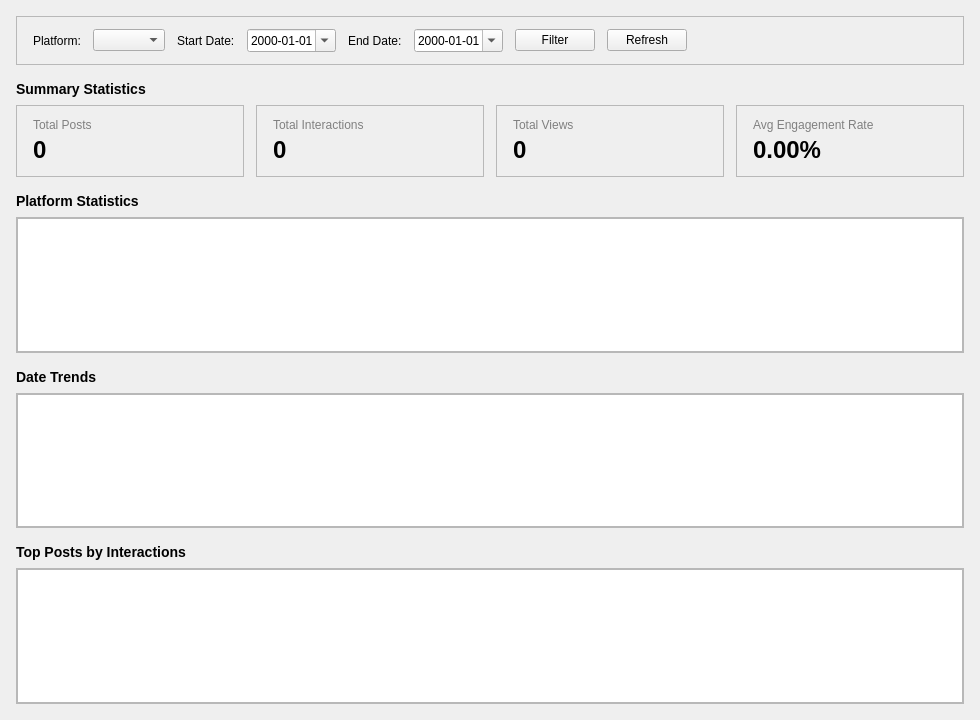
<?xml version="1.0" encoding="UTF-8"?>
<ui version="4.0">
 <class>AnalyticsPage</class>
 <widget class="QWidget" name="AnalyticsPage">
  <property name="geometry">
   <rect>
    <x>0</x>
    <y>0</y>
    <width>980</width>
    <height>720</height>
   </rect>
  </property>
  <property name="windowTitle">
   <string>Analytics</string>
  </property>

  <layout class="QVBoxLayout" name="rootLayout">
   <property name="spacing">
    <number>16</number>
   </property>
   <property name="leftMargin">
    <number>16</number>
   </property>
   <property name="topMargin">
    <number>16</number>
   </property>
   <property name="rightMargin">
    <number>16</number>
   </property>
   <property name="bottomMargin">
    <number>16</number>
   </property>

   <item>
    <widget class="QFrame" name="filterFrame">
     <property name="frameShape">
      <enum>QFrame::StyledPanel</enum>
     </property>
     <property name="frameShadow">
      <enum>QFrame::Raised</enum>
     </property>

     <layout class="QHBoxLayout" name="filterLayout">
      <property name="leftMargin">
       <number>16</number>
      </property>
      <property name="topMargin">
       <number>12</number>
      </property>
      <property name="rightMargin">
       <number>16</number>
      </property>
      <property name="bottomMargin">
       <number>12</number>
      </property>
      <property name="spacing">
       <number>12</number>
      </property>

      <item>
       <widget class="QLabel" name="platformLabel">
        <property name="text">
         <string>Platform:</string>
        </property>
       </widget>
      </item>

      <item>
       <widget class="QComboBox" name="platformComboBox">
        <property name="minimumWidth">
         <number>140</number>
        </property>
       </widget>
      </item>

      <item>
       <widget class="QLabel" name="startDateLabel">
        <property name="text">
         <string>Start Date:</string>
        </property>
       </widget>
      </item>

      <item>
       <widget class="QDateEdit" name="startDateEdit">
        <property name="displayFormat">
         <string>yyyy-MM-dd</string>
        </property>
        <property name="calendarPopup">
         <bool>true</bool>
        </property>
       </widget>
      </item>

      <item>
       <widget class="QLabel" name="endDateLabel">
        <property name="text">
         <string>End Date:</string>
        </property>
       </widget>
      </item>

      <item>
       <widget class="QDateEdit" name="endDateEdit">
        <property name="displayFormat">
         <string>yyyy-MM-dd</string>
        </property>
        <property name="calendarPopup">
         <bool>true</bool>
        </property>
       </widget>
      </item>

      <item>
       <widget class="QPushButton" name="filterButton">
        <property name="text">
         <string>Filter</string>
        </property>
        <property name="minimumWidth">
         <number>70</number>
        </property>
       </widget>
      </item>

      <item>
       <widget class="QPushButton" name="refreshButton">
        <property name="text">
         <string>Refresh</string>
        </property>
        <property name="minimumWidth">
         <number>70</number>
        </property>
       </widget>
      </item>

      <item>
       <spacer name="filterSpacer">
        <property name="orientation">
         <enum>Qt::Horizontal</enum>
        </property>
        <property name="sizeHint" stdset="0">
         <size>
          <width>40</width>
          <height>20</height>
         </size>
        </property>
       </spacer>
      </item>
     </layout>
    </widget>
   </item>

   <item>
    <widget class="QWidget" name="summaryWidget">
     <layout class="QVBoxLayout" name="summaryWidgetLayout">
      <property name="spacing">
       <number>8</number>
      </property>
      <property name="leftMargin">
       <number>0</number>
      </property>
      <property name="topMargin">
       <number>0</number>
      </property>
      <property name="rightMargin">
       <number>0</number>
      </property>
      <property name="bottomMargin">
       <number>0</number>
      </property>

      <item>
       <widget class="QLabel" name="summaryTitle">
        <property name="text">
         <string>Summary Statistics</string>
        </property>
        <property name="styleSheet">
         <string notr="true">font-weight: bold; font-size: 14px;</string>
        </property>
       </widget>
      </item>

      <item>
       <layout class="QHBoxLayout" name="summaryCardsLayout">
        <property name="leftMargin">
         <number>0</number>
        </property>
        <property name="topMargin">
         <number>0</number>
        </property>
        <property name="rightMargin">
         <number>0</number>
        </property>
        <property name="bottomMargin">
         <number>0</number>
        </property>
        <property name="spacing">
         <number>12</number>
        </property>

        <item>
         <widget class="QFrame" name="totalPostsCard">
          <property name="frameShape">
           <enum>QFrame::StyledPanel</enum>
          </property>
          <property name="frameShadow">
           <enum>QFrame::Raised</enum>
          </property>

          <layout class="QVBoxLayout" name="totalPostsCardLayout">
           <property name="leftMargin">
            <number>16</number>
           </property>
           <property name="topMargin">
            <number>12</number>
           </property>
           <property name="rightMargin">
            <number>16</number>
           </property>
           <property name="bottomMargin">
            <number>12</number>
           </property>
           <property name="spacing">
            <number>4</number>
           </property>

           <item>
            <widget class="QLabel" name="totalPostsLabel">
             <property name="text">
              <string>Total Posts</string>
             </property>
             <property name="styleSheet">
              <string notr="true">font-size: 12px; color: gray;</string>
             </property>
            </widget>
           </item>

           <item>
            <widget class="QLabel" name="totalPostsValue">
             <property name="text">
              <string>0</string>
             </property>
             <property name="styleSheet">
              <string notr="true">font-size: 24px; font-weight: bold;</string>
             </property>
            </widget>
           </item>
          </layout>
         </widget>
        </item>

        <item>
         <widget class="QFrame" name="totalInteractionsCard">
          <property name="frameShape">
           <enum>QFrame::StyledPanel</enum>
          </property>
          <property name="frameShadow">
           <enum>QFrame::Raised</enum>
          </property>

          <layout class="QVBoxLayout" name="totalInteractionsCardLayout">
           <property name="leftMargin">
            <number>16</number>
           </property>
           <property name="topMargin">
            <number>12</number>
           </property>
           <property name="rightMargin">
            <number>16</number>
           </property>
           <property name="bottomMargin">
            <number>12</number>
           </property>
           <property name="spacing">
            <number>4</number>
           </property>

           <item>
            <widget class="QLabel" name="totalInteractionsLabel">
             <property name="text">
              <string>Total Interactions</string>
             </property>
             <property name="styleSheet">
              <string notr="true">font-size: 12px; color: gray;</string>
             </property>
            </widget>
           </item>

           <item>
            <widget class="QLabel" name="totalInteractionsValue">
             <property name="text">
              <string>0</string>
             </property>
             <property name="styleSheet">
              <string notr="true">font-size: 24px; font-weight: bold;</string>
             </property>
            </widget>
           </item>
          </layout>
         </widget>
        </item>

        <item>
         <widget class="QFrame" name="totalViewsCard">
          <property name="frameShape">
           <enum>QFrame::StyledPanel</enum>
          </property>
          <property name="frameShadow">
           <enum>QFrame::Raised</enum>
          </property>

          <layout class="QVBoxLayout" name="totalViewsCardLayout">
           <property name="leftMargin">
            <number>16</number>
           </property>
           <property name="topMargin">
            <number>12</number>
           </property>
           <property name="rightMargin">
            <number>16</number>
           </property>
           <property name="bottomMargin">
            <number>12</number>
           </property>
           <property name="spacing">
            <number>4</number>
           </property>

           <item>
            <widget class="QLabel" name="totalViewsLabel">
             <property name="text">
              <string>Total Views</string>
             </property>
             <property name="styleSheet">
              <string notr="true">font-size: 12px; color: gray;</string>
             </property>
            </widget>
           </item>

           <item>
            <widget class="QLabel" name="totalViewsValue">
             <property name="text">
              <string>0</string>
             </property>
             <property name="styleSheet">
              <string notr="true">font-size: 24px; font-weight: bold;</string>
             </property>
            </widget>
           </item>
          </layout>
         </widget>
        </item>

        <item>
         <widget class="QFrame" name="avgEngagementCard">
          <property name="frameShape">
           <enum>QFrame::StyledPanel</enum>
          </property>
          <property name="frameShadow">
           <enum>QFrame::Raised</enum>
          </property>

          <layout class="QVBoxLayout" name="avgEngagementCardLayout">
           <property name="leftMargin">
            <number>16</number>
           </property>
           <property name="topMargin">
            <number>12</number>
           </property>
           <property name="rightMargin">
            <number>16</number>
           </property>
           <property name="bottomMargin">
            <number>12</number>
           </property>
           <property name="spacing">
            <number>4</number>
           </property>

           <item>
            <widget class="QLabel" name="avgEngagementLabel">
             <property name="text">
              <string>Avg Engagement Rate</string>
             </property>
             <property name="styleSheet">
              <string notr="true">font-size: 12px; color: gray;</string>
             </property>
            </widget>
           </item>

           <item>
            <widget class="QLabel" name="avgEngagementValue">
             <property name="text">
              <string>0.00%</string>
             </property>
             <property name="styleSheet">
              <string notr="true">font-size: 24px; font-weight: bold;</string>
             </property>
            </widget>
           </item>
          </layout>
         </widget>
        </item>
       </layout>
      </item>
     </layout>
    </widget>
   </item>

   <item>
    <widget class="QWidget" name="platformWidget">
     <layout class="QVBoxLayout" name="platformWidgetLayout">
      <property name="spacing">
       <number>8</number>
      </property>
      <property name="leftMargin">
       <number>0</number>
      </property>
      <property name="topMargin">
       <number>0</number>
      </property>
      <property name="rightMargin">
       <number>0</number>
      </property>
      <property name="bottomMargin">
       <number>0</number>
      </property>

      <item>
       <widget class="QLabel" name="platformTitle">
        <property name="text">
         <string>Platform Statistics</string>
        </property>
        <property name="styleSheet">
         <string notr="true">font-weight: bold; font-size: 14px;</string>
        </property>
       </widget>
      </item>

      <item>
       <widget class="QFrame" name="platformFrame">
        <property name="frameShape">
         <enum>QFrame::StyledPanel</enum>
        </property>
        <property name="frameShadow">
         <enum>QFrame::Raised</enum>
        </property>

        <layout class="QVBoxLayout" name="platformFrameLayout">
         <property name="leftMargin">
          <number>0</number>
         </property>
         <property name="topMargin">
          <number>0</number>
         </property>
         <property name="rightMargin">
          <number>0</number>
         </property>
         <property name="bottomMargin">
          <number>0</number>
         </property>

         <item>
          <widget class="QTableWidget" name="platformTable">
           <property name="minimumHeight">
            <number>150</number>
           </property>
           <property name="alternatingRowColors">
            <bool>true</bool>
           </property>
          </widget>
         </item>
        </layout>
       </widget>
      </item>
     </layout>
    </widget>
   </item>

   <item>
    <widget class="QWidget" name="trendWidget">
     <layout class="QVBoxLayout" name="trendWidgetLayout">
      <property name="spacing">
       <number>8</number>
      </property>
      <property name="leftMargin">
       <number>0</number>
      </property>
      <property name="topMargin">
       <number>0</number>
      </property>
      <property name="rightMargin">
       <number>0</number>
      </property>
      <property name="bottomMargin">
       <number>0</number>
      </property>

      <item>
       <widget class="QLabel" name="trendTitle">
        <property name="text">
         <string>Date Trends</string>
        </property>
        <property name="styleSheet">
         <string notr="true">font-weight: bold; font-size: 14px;</string>
        </property>
       </widget>
      </item>

      <item>
       <widget class="QFrame" name="trendFrame">
        <property name="frameShape">
         <enum>QFrame::StyledPanel</enum>
        </property>
        <property name="frameShadow">
         <enum>QFrame::Raised</enum>
        </property>

        <layout class="QVBoxLayout" name="trendFrameLayout">
         <property name="leftMargin">
          <number>0</number>
         </property>
         <property name="topMargin">
          <number>0</number>
         </property>
         <property name="rightMargin">
          <number>0</number>
         </property>
         <property name="bottomMargin">
          <number>0</number>
         </property>

         <item>
          <widget class="QTableWidget" name="trendTable">
           <property name="minimumHeight">
            <number>150</number>
           </property>
           <property name="alternatingRowColors">
            <bool>true</bool>
           </property>
          </widget>
         </item>
        </layout>
       </widget>
      </item>
     </layout>
    </widget>
   </item>

   <item>
    <widget class="QWidget" name="topPostsWidget">
     <layout class="QVBoxLayout" name="topPostsWidgetLayout">
      <property name="spacing">
       <number>8</number>
      </property>
      <property name="leftMargin">
       <number>0</number>
      </property>
      <property name="topMargin">
       <number>0</number>
      </property>
      <property name="rightMargin">
       <number>0</number>
      </property>
      <property name="bottomMargin">
       <number>0</number>
      </property>

      <item>
       <widget class="QLabel" name="topPostsTitle">
        <property name="text">
         <string>Top Posts by Interactions</string>
        </property>
        <property name="styleSheet">
         <string notr="true">font-weight: bold; font-size: 14px;</string>
        </property>
       </widget>
      </item>

      <item>
       <widget class="QFrame" name="topPostsFrame">
        <property name="frameShape">
         <enum>QFrame::StyledPanel</enum>
        </property>
        <property name="frameShadow">
         <enum>QFrame::Raised</enum>
        </property>

        <layout class="QVBoxLayout" name="topPostsFrameLayout">
         <property name="leftMargin">
          <number>0</number>
         </property>
         <property name="topMargin">
          <number>0</number>
         </property>
         <property name="rightMargin">
          <number>0</number>
         </property>
         <property name="bottomMargin">
          <number>0</number>
         </property>

         <item>
          <widget class="QTableWidget" name="topPostsTable">
           <property name="minimumHeight">
            <number>150</number>
           </property>
           <property name="alternatingRowColors">
            <bool>true</bool>
           </property>
          </widget>
         </item>
        </layout>
       </widget>
      </item>
     </layout>
    </widget>
   </item>
  </layout>
 </widget>
 <resources/>
 <connections/>
</ui>
